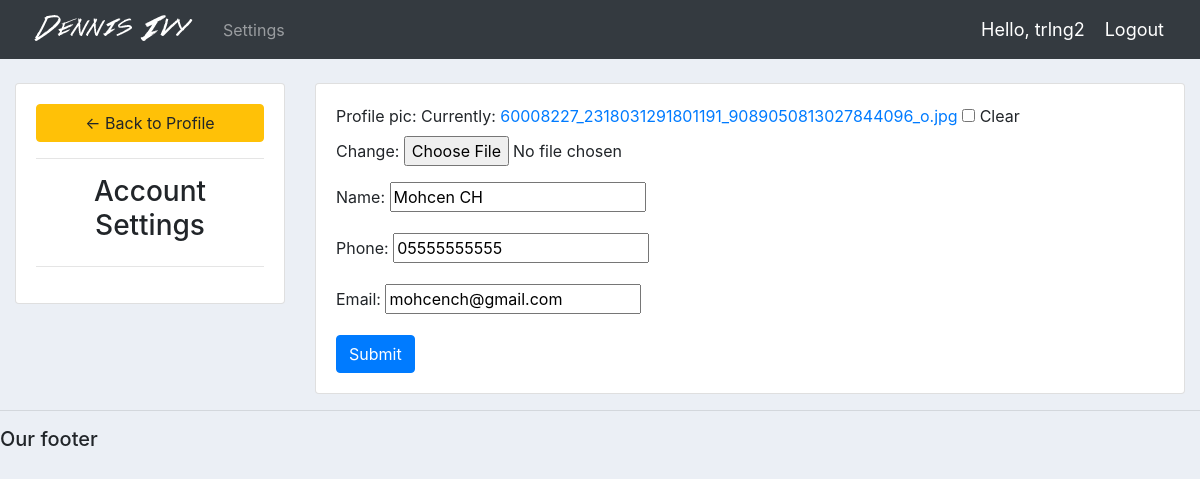
Page /account/ (signed in) on the earlier database version.
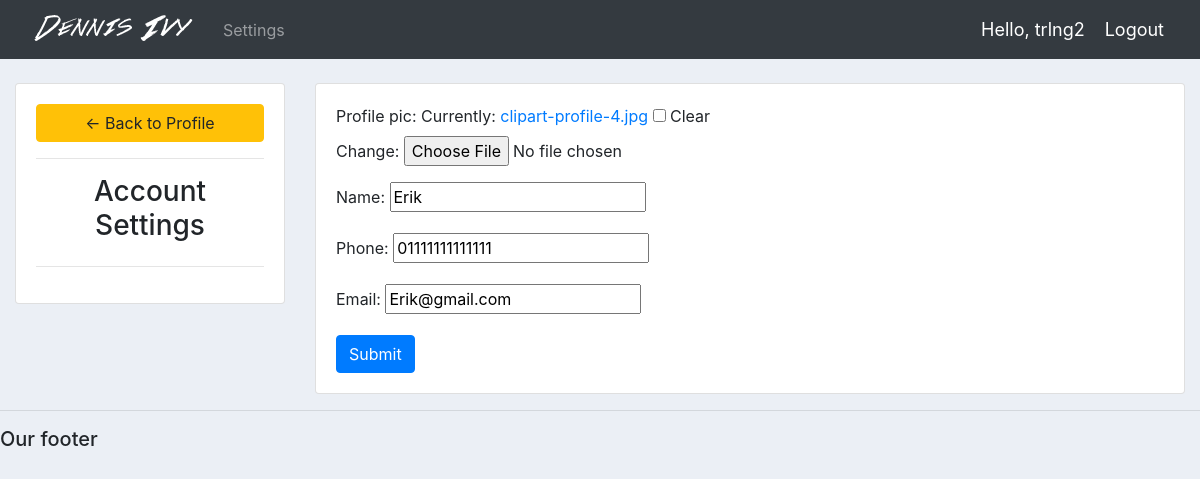
Same page on the later database version.
### accounts/models.py (models this page shows, shortened)
class Customer(models.Model):
	user = models.OneToOneField(User, null=True,blank=True, on_delete=models.CASCADE)
	profile_pic = models.ImageField(default="clipart-profile-4.jpg",null=True, blank=True)
	name = models.CharField(max_length=200, null=True)
	phone = models.CharField(max_length=200, null=True)
	email = models.CharField(max_length=200, null=True)
	date_created = models.DateTimeField(auto_now_add=True, null=True)

### accounts/decorators.py (the view)
        def wrapper_func(request,*args, **kwargs):
            group = None
            if request.user.groups.exists():
                group = request.user.groups.all()[0].name
            if group in allowed_roles:
                return view_func(request,*args, **kwargs)
            else:
                return HttpResponse("you are not authorized to view this page")

### accounts/forms.py
class CustomerForm(ModelForm):
	class Meta:
		model = Customer
		fields = '__all__'
		exclude = ['user']

### accounts/views.py (called while the page is built)
@login_required(login_url='login')
@allowed_users(allowed_roles=['customer'])
def accountSettings(request):
	customer = request.user.customer
	form = CustomerForm(instance=customer)
	if request.method == "POST":
		form = CustomerForm(request.POST, request.FILES, instance=customer)
		if form.is_valid():
			form.save()
	context = {'form':form}
	return render(request, 'accounts/account_settings.html', context)

### accounts/templates/accounts/account_settings.html (shortened to what this page needs)
{%  extends 'accounts/main.html' %}
{% load static %}
{% block content %}
<br>
<div class="row">
	<div class="col-md-3">
		<div class="card card-body">
			<a class="btn btn-warning" href="{% url 'home' %}"> &#8592; Back to Profile</a>
			<hr>
			<h3 style="text-align: center">Account Settings</h3>
			<hr>
		</div>
	</div>
	<div class="col-md-9">
		<div class="card card-body">
			<form method="POST" action="" enctype="multipart/form-data">
				{{form.as_p}}
			<input class="btn btn-primary" type="submit" name="Update Information">
			</form>
		</div>
	</div>
</div>
{% endblock %}

### accounts/templates/accounts/main.html (shortened to what this page needs)
{% load static %}
<!DOCTYPE html>
<html>
<head>
	<link rel="stylesheet" href="https://stackpath.bootstrapcdn.com/bootstrap/4.3.1/css/bootstrap.min.css">
	<link rel="stylesheet" type="text/css" href="{% static '/css/main.css' %}">
</head>
<body>
	{%  include 'accounts/navbar.html' %}
	<div class="container-fluid">
	{% block content %}
	{% endblock %}
    </div>
	<hr>
	<h5>Our footer</h5>
</body>
</html>

### accounts/templates/accounts/navbar.html (shortened to what this page needs)
{% load static %}
<nav class="navbar navbar-expand-lg navbar-dark bg-dark">
 <img src="{% static 'images/logo.png' %}">
  <div class="collapse navbar-collapse" id="navbarNav">
      <ul class="navbar-nav">
        {% if request.user.is_staff %}
      <li class="nav-item active">
        <a class="nav-link" href="{% url 'home' %}">Dashboard</a>
      </li>
      <li class="nav-item">
        <a class="nav-link" href="{% url 'products' %}">Products</a>
      </li>
        {% else %}
        <li class="nav-item">
            <a class="nav-link" href="{% url 'account' %}">Settings</a>
        </li>
        {% endif %}
    </ul>
  </div>
  <span class="hello-msg">Hello, {{request.user}}</span>
  <span ><a  class="hello-msg" href="{% url 'logout' %}">Logout</a></span>
</nav>

### static/css/main.css (style rules this page uses)
body { background-color: #ebeff5; }

### accounts/templates/accounts/navbar.html (style rules this page uses)
.hello-msg { font-size: 18px; color: #fff; margin-right: 20px; }

Differences in the rows shown:
no longer on this page (row edited): Customer: name "Mohcen CH", phone "05555555555", email "mohcench@gmail.com"
added Customer: name "Erik", phone "01111111111111", email "Erik@gmail.com"
Other differences:
text no longer shown: "Profile pic: Currently: 60008227_2318031291801191_9089050813027844096_o.jpg Clear Change: Name: Phone: Email:"
text now shown: "Profile pic: Currently: clipart-profile-4.jpg Clear Change: Name: Phone: Email:"
